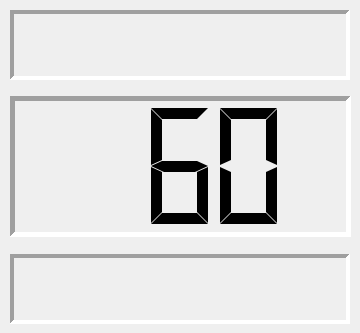
    <widget class="QWidget" name="Zone8_2">
     <widget class="QLabel" name="Zone8_2_alfanumeric_unit">
      <property name="geometry">
       <rect>
        <x>10</x>
        <y>254</y>
        <width>340</width>
        <height>70</height>
       </rect>
      </property>
      <property name="font">
       <font>
        <pointsize>30</pointsize>
        <weight>75</weight>
        <bold>true</bold>
       </font>
      </property>
      <property name="frameShape">
       <enum>QFrame::Panel</enum>
      </property>
      <property name="frameShadow">
       <enum>QFrame::Sunken</enum>
      </property>
      <property name="lineWidth">
       <number>4</number>
      </property>
      <property name="text">
       <string/>
      </property>
      <property name="textFormat">
       <enum>Qt::AutoText</enum>
      </property>
      <property name="alignment">
       <set>Qt::AlignCenter</set>
      </property>
     </widget>
     <widget class="QLCDNumber" name="Zone8_2_alfanumeric_value">
      <property name="geometry">
       <rect>
        <x>10</x>
        <y>96</y>
        <width>341</width>
        <height>141</height>
       </rect>
      </property>
      <property name="frameShape">
       <enum>QFrame::Panel</enum>
      </property>
      <property name="frameShadow">
       <enum>QFrame::Sunken</enum>
      </property>
      <property name="lineWidth">
       <number>5</number>
      </property>
      <property name="midLineWidth">
       <number>0</number>
      </property>
      <property name="smallDecimalPoint">
       <bool>false</bool>
      </property>
      <property name="digitCount">
       <number>3</number>
      </property>
      <property name="segmentStyle">
       <enum>QLCDNumber::Flat</enum>
      </property>
      <property name="value" stdset="0">
       <double>60.000000000000000</double>
      </property>
      <property name="intValue" stdset="0">
       <number>60</number>
      </property>
     </widget>
     <widget class="QLabel" name="Zone8_2_alfanumeric_label">
      <property name="geometry">
       <rect>
        <x>10</x>
        <y>10</y>
        <width>340</width>
        <height>70</height>
       </rect>
      </property>
      <property name="font">
       <font>
        <pointsize>30</pointsize>
        <weight>75</weight>
        <bold>true</bold>
       </font>
      </property>
      <property name="frameShape">
       <enum>QFrame::Panel</enum>
      </property>
      <property name="frameShadow">
       <enum>QFrame::Sunken</enum>
      </property>
      <property name="lineWidth">
       <number>4</number>
      </property>
      <property name="text">
       <string/>
      </property>
      <property name="textFormat">
       <enum>Qt::AutoText</enum>
      </property>
      <property name="alignment">
       <set>Qt::AlignCenter</set>
      </property>
     </widget>
    </widget>
